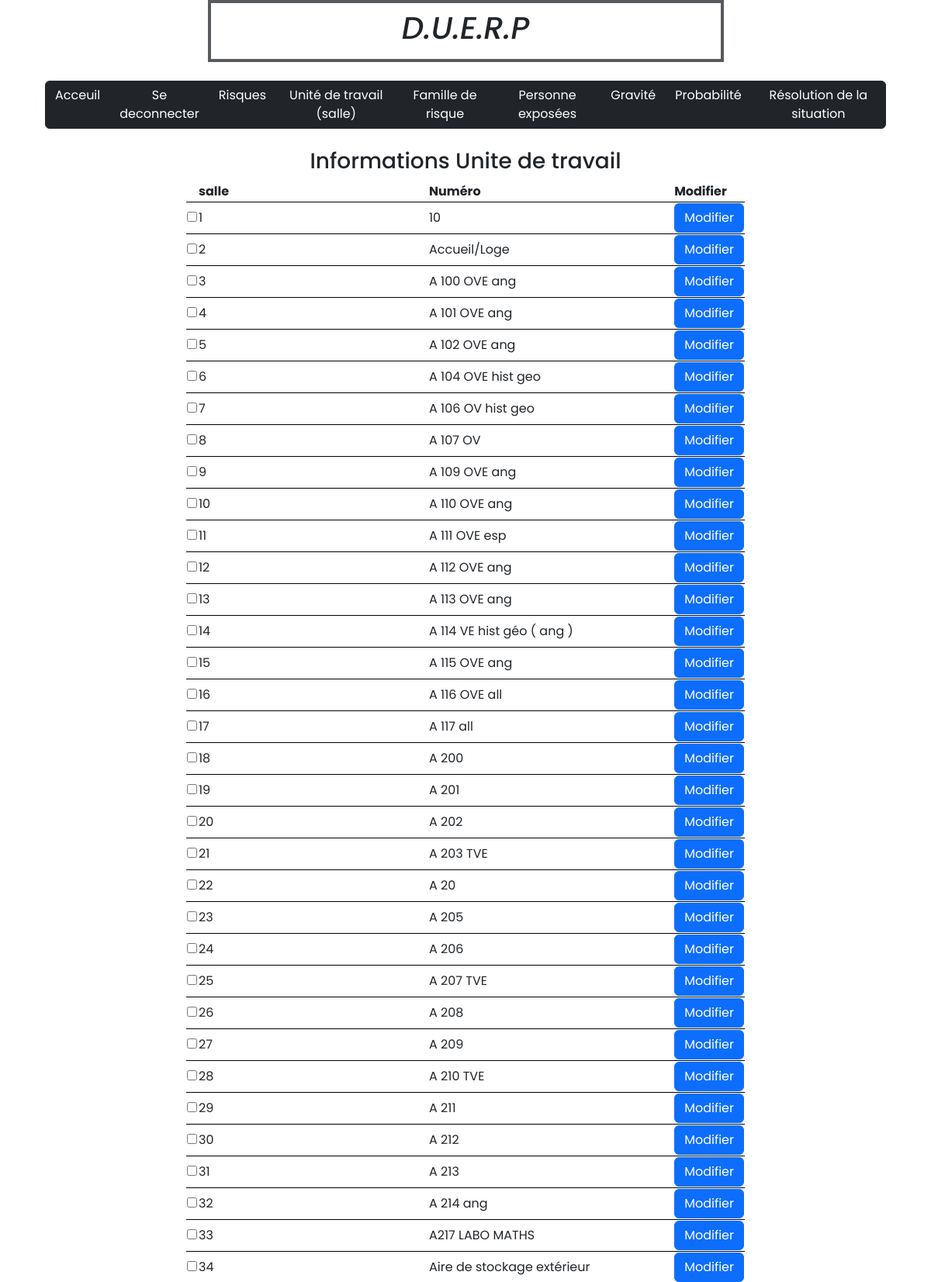
/view/vue_unite_de_travail.php (signed in, upper part), run on the app's committed database.
### tables this page shows
CREATE TABLE `unite_de_travail` (
  `Id_Unite_de_travail` int NOT NULL,
  `salle` varchar(50) DEFAULT NULL
);

### model/modele.php (called while the page is built, shortened)
<?php
function select_unite_de_travail(){
	require 'connexion.php';
	$sql = "SELECT * FROM unite_de_travail";
	$stmt = $bdd->prepare($sql);
    $stmt->execute();
	$unite_de_travail = $stmt->fetchAll();
    return $unite_de_travail;
}

### view/vue_unite_de_travail.php (the view, shortened to what this page needs)
<!DOCTYPE html>
<html lang="en">
    <head>
        <link href="https://cdn.jsdelivr.net/npm/bootstrap@5.2.2/dist/css/bootstrap.min.css" rel="stylesheet" integrity="sha384-
        Zenh87qX5JnK2Jl0vWa8Ck2rdkQ2Bzep5IDxbcnCeuOxjzrPF/et3URy9Bv1WTRi">
        <link rel="stylesheet" href="https://cdn.jsdelivr.net/npm/bootstrap-icons@1.5.0/font/bootstrap-icons.css">
        <link rel="stylesheet" href="style.css">
    </head>
    <body style="background-color: white;">
        <div class="container">
            <div class="row justify-content-center">
                <div class="col-7 text-dark fst-italic justify-content-center align-intems-center border border-dark p-2 mb-2 border-opacity-75 border-4 d-flex">
                    <h1>D.U.E.R.P</h1>
                </div>
            </div>
            <div class="row bg-sombre text-white fw-bolder justify-content-center align-intems-center">
                <div class="row p-3 mb-2 text-white fw-bolder placeholder-glow">
                    <div class="btn-group" role="group" aria-label="Basic outlined example">
                    <?php if(!isset($_SESSION['loggedin'])) { ?>
                      <a class="btn btn-dark" href="vue_acceuil.php" role="button">Acceuil</a>
                      <a class="btn btn-dark" href="login.php" role="button">Se connecter</a>
                      <?php } elseif($_SESSION['loggedin'] == true){ ?>
                      <a class="btn btn-dark" href="vue_acceuil.php" role="button">Acceuil</a>
                      <a class="btn btn-dark" href="controleur_b.php?mode=3" role="button">Se deconnecter</a>
                      <a class="btn btn-dark" href="vue_risques.php" role="button">Risques</a>
                      <a class="btn btn-dark" href="vue_unite_de_travail.php" role="button">Unité de travail (salle)</a>
                      <a class="btn btn-dark" href="vue_famille_de_risque.php" role="button">Famille de risque</a>
                      <a class="btn btn-dark" href="vue_personne_exposees.php" role="button">Personne exposées</a>
                      <a class="btn btn-dark" href="vue_gravite.php" role="button">Gravité</a>
                      <a class="btn btn-dark" href="vue_probabilite.php" role="button">Probabilité</a>
                      <a class="btn btn-dark" href="vue_resolution_de_la_situation.php" role="button">Résolution de la situation</a>
                      <?php } ?>
                    </div>
                  </div>
              </div>
            </div>
            <form action="controleur_supp.php" method="POST">
                <table width="60%" align="center">
                    <tr>
                        <td align="center" colspan="4"><h3>Informations Unite de travail</h3> </b></td>
                    </tr>
                    <tr  style='border-bottom:1pt solid black;'>
                        <th></th>
                        <th width="47%">salle</th>
                        <th width="47%">Numéro</th>
                        <th width="5%" >Modifier</th>
                    </tr>
                    <?php
                        include 'modele.php';
                        $unite_de_travail = select_unite_de_travail();
                        $nb = count($unite_de_travail);
                        if($nb > 0)
                        {
                            $i=0;
                            while ($i<$nb)
                            {
                                $unite=$unite_de_travail[$i];
                                $num=$unite['Id_Unite_de_travail'];
                                $salle=$unite['salle'];
                                echo "<tr style='border-bottom:1pt solid black;' ><td><input type='checkbox' name='unite[]' value='$num'></td>";
                                echo "<td>$num</td>";
                                echo "<td>$salle</td>";
                                echo "<td><a href='vue_unite_de_travail_modif.php?action=$num'><input class='btn btn-primary' type='button' value='Modifier'></a></td>";
                                echo "</tr>";
                                $i=$i+1;
                            }
                        }
                    ?>
                </table>
            </form>
    </body>
</html>

### styles/style.css (style rules this page uses)
* { font-family: 'Poppins', sans-serif; }
body { background: #141526; overflow: hidden; }
html { scroll-behavior: smooth; }
:root { --primary-green: #93c90e; --secondary-green: #9ad10f; --primary-orange: #f7a739; --secondary-orange: #f6b253; --valid-color: rgb(16, 221, 1); --error-color: red; }
a { text-decoration: none; color: white; }

### data on the page
unite_de_travail: Id_Unite_de_travail "1", salle "10"
unite_de_travail: Id_Unite_de_travail "2", salle "Accueil/Loge"
unite_de_travail: Id_Unite_de_travail "3", salle "A 100 OVE ang"
unite_de_travail: Id_Unite_de_travail "4", salle "A 101 OVE ang"
unite_de_travail: Id_Unite_de_travail "5", salle "A 102 OVE ang"
unite_de_travail: Id_Unite_de_travail "6", salle "A 104 OVE hist geo"
unite_de_travail: Id_Unite_de_travail "7", salle "A 106 OV hist geo"
unite_de_travail: Id_Unite_de_travail "8", salle "A 107 OV"
unite_de_travail: Id_Unite_de_travail "9", salle "A 109 OVE ang"
unite_de_travail: Id_Unite_de_travail "10", salle "A 110 OVE ang"
unite_de_travail: Id_Unite_de_travail "11", salle "A 111 OVE esp"
unite_de_travail: Id_Unite_de_travail "12", salle "A 112 OVE ang"
unite_de_travail: Id_Unite_de_travail "13", salle "A 113 OVE ang"
unite_de_travail: Id_Unite_de_travail "14", salle "A 114 VE hist géo ( ang )"
unite_de_travail: Id_Unite_de_travail "15", salle "A 115 OVE ang"
unite_de_travail: Id_Unite_de_travail "16", salle "A 116 OVE all"
unite_de_travail: Id_Unite_de_travail "17", salle "A 117 all"
unite_de_travail: Id_Unite_de_travail "18", salle "A 200"
unite_de_travail: Id_Unite_de_travail "19", salle "A 201"
unite_de_travail: Id_Unite_de_travail "20", salle "A 202"
unite_de_travail: Id_Unite_de_travail "21", salle "A 203 TVE"
unite_de_travail: Id_Unite_de_travail "22", salle "A 20"
unite_de_travail: Id_Unite_de_travail "23", salle "A 205"
unite_de_travail: Id_Unite_de_travail "24", salle "A 206"
unite_de_travail: Id_Unite_de_travail "25", salle "A 207 TVE"
unite_de_travail: Id_Unite_de_travail "26", salle "A 208"
unite_de_travail: Id_Unite_de_travail "27", salle "A 209"
unite_de_travail: Id_Unite_de_travail "28", salle "A 210 TVE"
unite_de_travail: Id_Unite_de_travail "29", salle "A 211"
unite_de_travail: Id_Unite_de_travail "30", salle "A 212"
unite_de_travail: Id_Unite_de_travail "31", salle "A 213"
unite_de_travail: Id_Unite_de_travail "32", salle "A 214 ang"
unite_de_travail: Id_Unite_de_travail "33", salle "A217 LABO MATHS"
unite_de_travail: Id_Unite_de_travail "34", salle "Aire de stockage extérieur"
